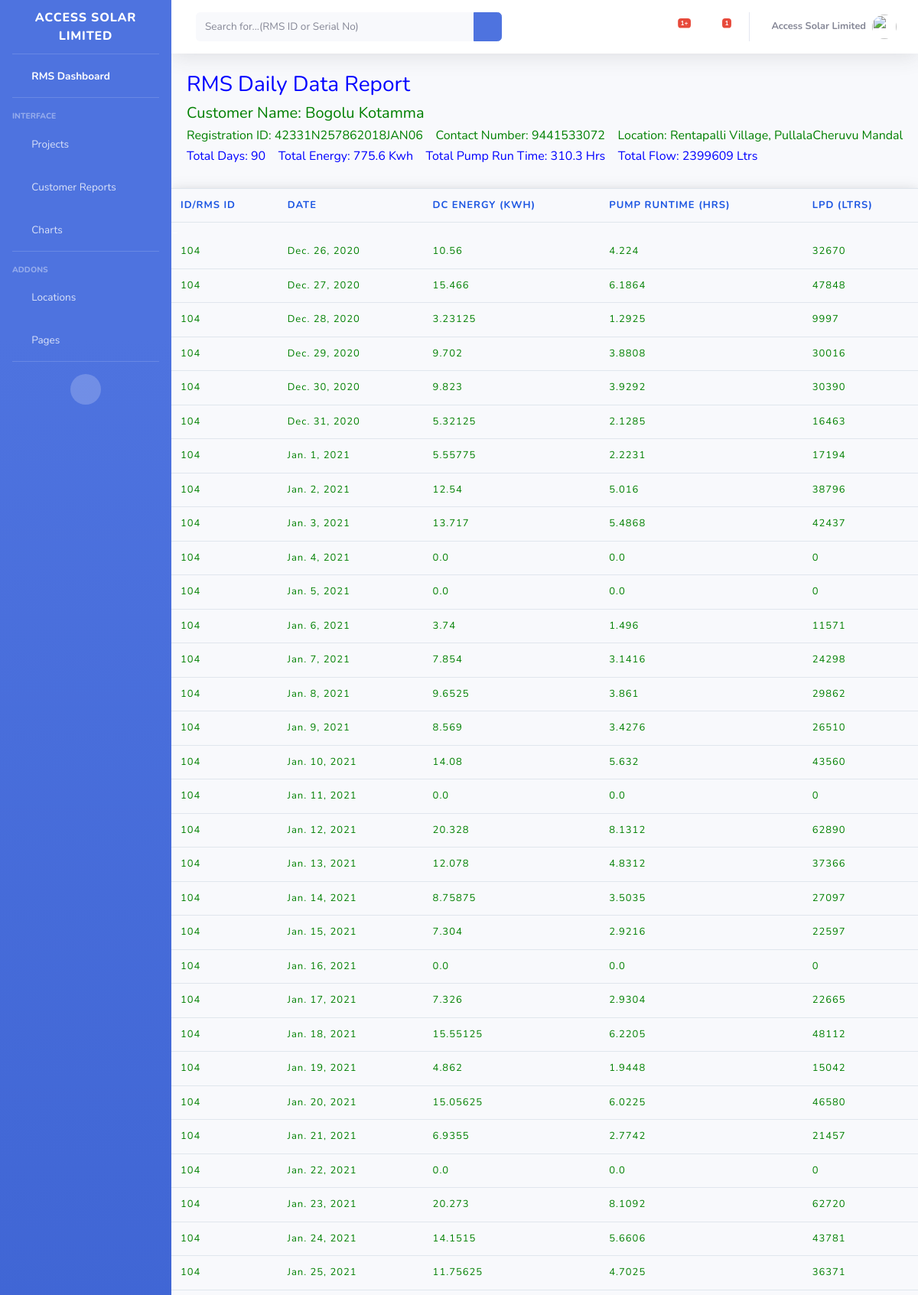
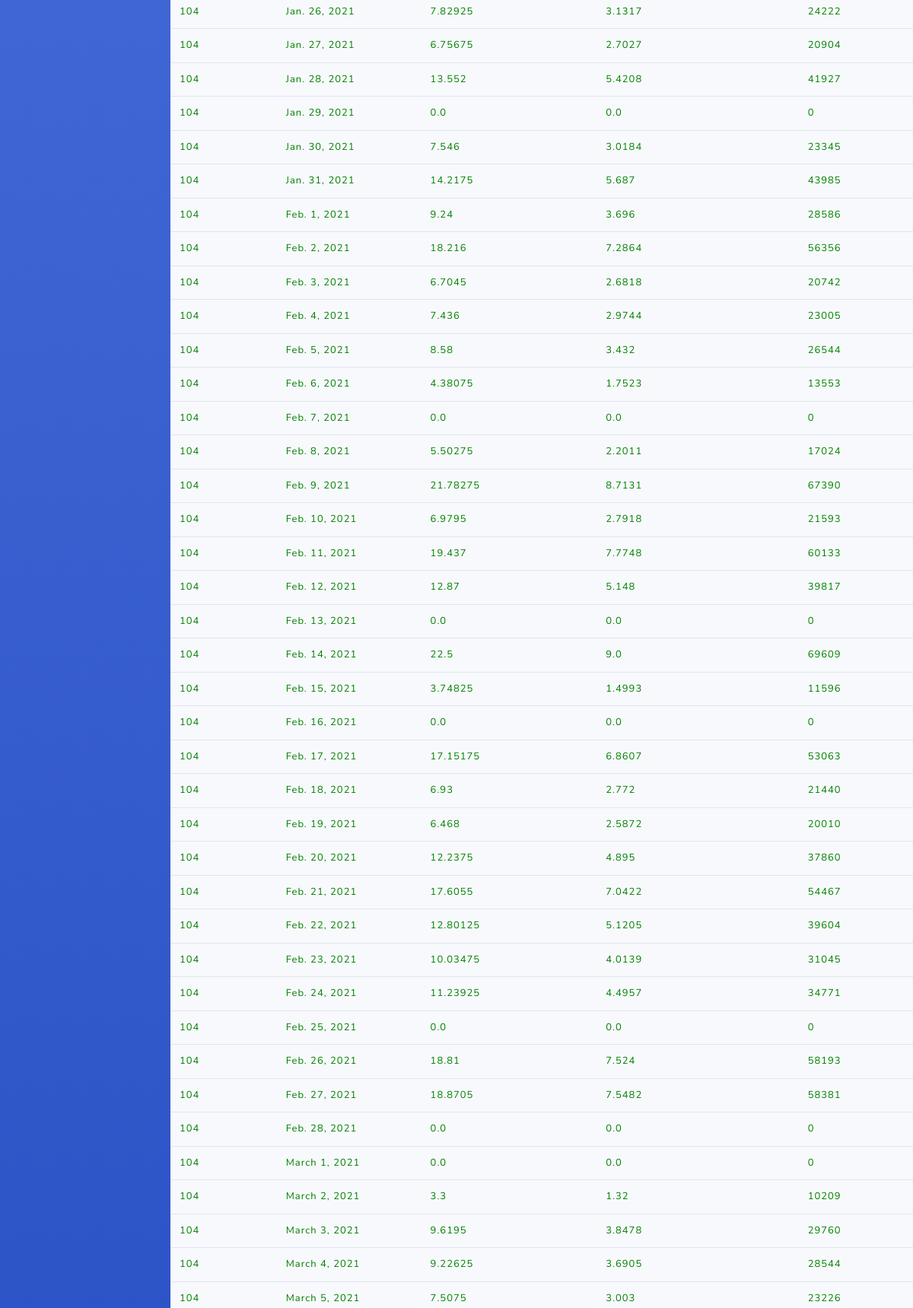
The app's page /datareport/ (signed in, upper part) with its own data (2 pictures, top to bottom).
### rms/models.py (models this page shows, shortened)
class SiteDetails(models.Model):
	capchoise = [('5HP AC', '5HP AC'), ('3HP AC', '3HP AC'), ('7.5HP AC', '7.5HP AC'), ('10HP AC', '10HP AC'), ('5HP DC', '5HP DC'), ('3HP DC', '3HP DC'), ('7.5HP DC', '7.5HP DC'), ('10HP DC', '10HP DC')]
	"""docstring for ClassName"""
	rmsId = models.CharField(max_length=40,null=True,blank=True, help_text='Serial No-1, 2 etc or RMS ID')
	regID = models.CharField(max_length=40,null=True,blank=True, help_text='If any registration ID is there then fill')
	custName = models.CharField(max_length=40,null=True,blank=True, help_text='Customer Name')
	custMob = models.IntegerField(null=True,blank=True, help_text='Customer Contact Number')
	location = models.CharField(max_length=100,null=True,blank=True, help_text='Village, Mandal')
	capacity = models.CharField(max_length=10,null=True,blank=True, choices=capchoise, help_text='5HP AC or 3HP AC or other')
	poNo = models.CharField(max_length=100,null=True,blank=True)
	cmcY = models.CharField(max_length=100,null=True,blank=True, help_text='Year of CMC')

class SiteData(models.Model):
	rmsId = models.CharField(max_length=40,null=True,blank=True, help_text='RMS ID or Site ID')
	Date = models.DateField(null=True,blank=True, help_text='Date of Data')
	dcenergy = models.FloatField(null=True,blank=True, help_text='Solar DC Energy in KWH')
	prthrs = models.FloatField(null=True,blank=True, help_text='Pump Running Hrs')
	lpd = models.IntegerField(null=True,blank=True, help_text='Total LPD/Flow')

### rms/views.py (the view)
# urls.py: path('datareport/', views.datarep, name='dailydata'),
@login_required
def datarep(request):
	try:
		getid = homeid.objects.get(id=1)
		rmsid = getid.homeId
		table_data = SiteData.objects.filter(rmsId=rmsid)
		sitedtls = SiteDetails.objects.get(rmsId=rmsid)
		nDays = SiteData.objects.filter(rmsId=rmsid).count()
		tEnergy = SiteData.objects.filter(rmsId=rmsid).aggregate(Sum('dcenergy')).get('dcenergy__sum')
		tHrs = SiteData.objects.filter(rmsId=rmsid).aggregate(Sum('prthrs')).get('prthrs__sum')
		tLpd = SiteData.objects.filter(rmsId=rmsid).aggregate(Sum('lpd')).get('lpd__sum')
	except SiteData.DoesNotExist:
			return HttpResponse('<h2>No Data Available With This Paricular ID</h2>')
	return render(request, 'datareport.html', {'table_data': table_data, 'sitedtls': sitedtls, 'nDays': nDays, 'tEnergy': tEnergy, 'tHrs': tHrs, 'tLpd': tLpd})

### templates/datareport.html (shortened to what this page needs)
{% extends 'base.html' %}
{% load static %}
{% block content %}
    <link href="{% static 'bootstrap/css/bootstrap.min.css" rel="stylesheet" type="text/css' %}" />
    <link href="{% static 'assets/css/plugins.css" rel="stylesheet" type="text/css' %}" />
    <link rel="stylesheet" type="text/css" href="{% static 'plugins/table/datatable/datatables.css' %}">
    <link rel="stylesheet" type="text/css" href="{% static 'plugins/table/datatable/custom_dt_html5.css' %}">
    <link rel="stylesheet" type="text/css" href="{% static 'plugins/table/datatable/dt-global_style.css' %}">
        <div id="content" class="main-content">
            <div class="layout-px-spacing">
                <div class="page-header">
                    <div class="page-title" style="margin-left:20px">
                        <h3 style="color:blue">RMS Daily Data Report</h3>
                        <h5 style="color:green">Customer Name: {{ sitedtls.custName}}</h5>
                        <h6 style="color:green">Registration ID: {{ sitedtls.regID}}&nbsp;&nbsp;&nbsp;&nbsp;Contact Number: {{ sitedtls.custMob}}&nbsp;&nbsp;&nbsp;&nbsp;Location: {{ sitedtls.location}}</h6>
                        <h6 style="color:blue">Total Days: {{ nDays}}&nbsp;&nbsp;&nbsp;&nbsp;Total Energy: {{ tEnergy|floatformat:'1'}} Kwh&nbsp;&nbsp;&nbsp;&nbsp;Total Pump Run Time: {{ tHrs |floatformat:'1'}} Hrs&nbsp;&nbsp;&nbsp;&nbsp;Total Flow: {{ tLpd}} Ltrs</h6>
                    </div>
                </div>
                <div class="row" id="cancel-row">
                    <div class="col-xl-12 col-lg-12 col-sm-12  layout-spacing">
                        <div class="widget-content widget-content-area br-6">
                            <div class="table-responsive mb-4 mt-4">
                                <table id="html5-extension" class="table table-bordered" style="width:100%; font-weight:normal;">
                                    <thead>
                                        <tr>
                                            <th>ID/RMS ID</th>
                                            <th>Date</th>
                                            <th>DC Energy (Kwh)</th>
                                            <th>Pump Runtime (Hrs)</th>
                                            <th>LPD (Ltrs)</th>
                                        </tr>
                                    </thead>
                                    <tbody>
                                      {% for x in table_data %}
                                            <tr>
                                              <td style="color: green">{{x.rmsId}}</td>
                                              <td style="color: green">{{x.Date}}</td>
                                              <td style="color: green">{{x.dcenergy}}</td>
                                              <td style="color: green">{{x.prthrs}}</td>
                                              <td style="color: green">{{x.lpd}}</td>
                                            </tr>
                                      {% endfor %}
                                    </tbody>
                                </table>
                            </div>
                        </div>
                    </div>
                </div>
            </div>
        </div>
{% endblock content %}

### records on screen
SiteDetails: custName "Bogolu Kotamma", regID "42331N257862018JAN06", custMob "9441533072", location "Rentapalli Village, PullalaCheruvu Mandal"

### other values on screen
{{ nDays }} "90"
{{ tEnergy|floatformat:'1' }} "775.6"
{{ tHrs |floatformat:'1' }} "310.3"
{{ tLpd }} "2399609"
